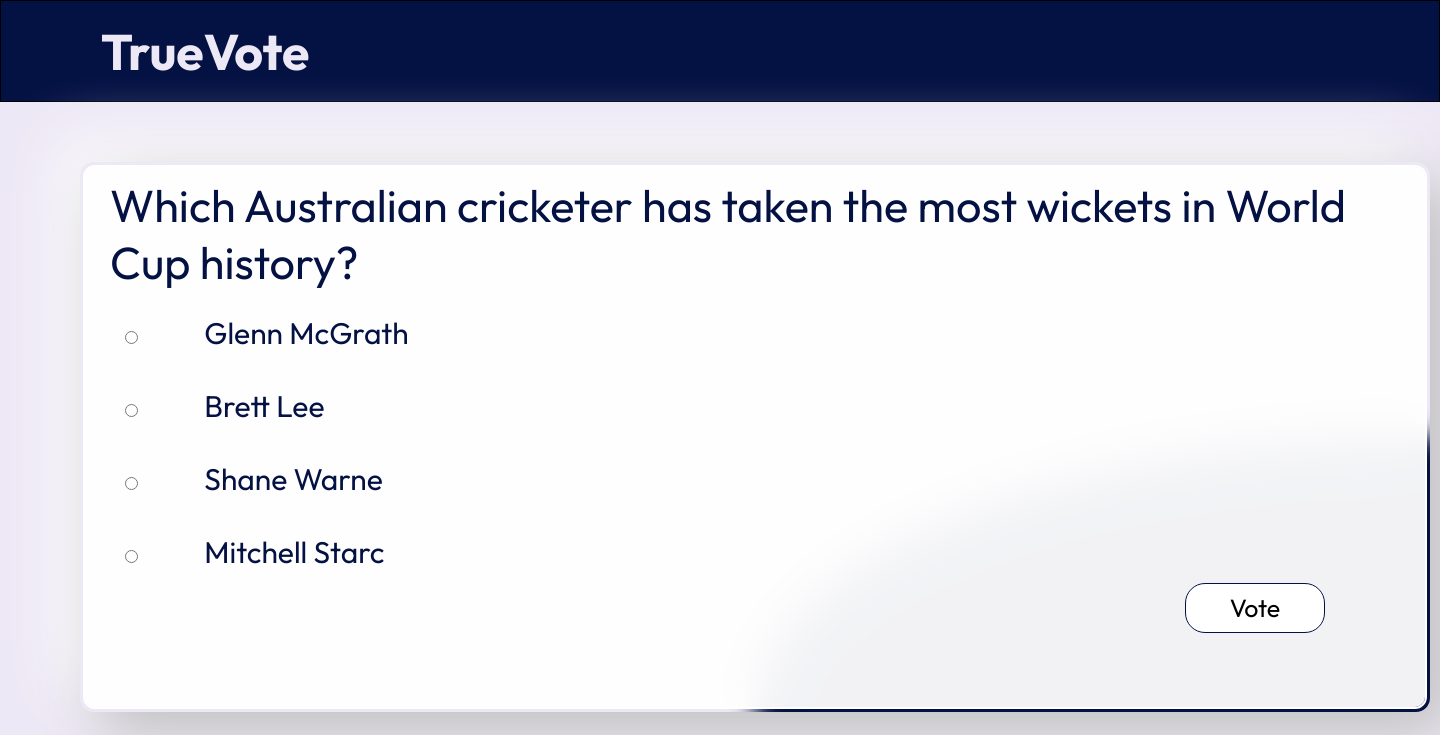
Page /polls/3/ on the committed database.
### polls/models.py (models this page shows, shortened)
class Question(models.Model):
    question_text=models.CharField(max_length=200)
    pub_date=models.DateTimeField("Date Published")

class Choice(models.Model):
    question=models.ForeignKey(Question,on_delete=models.CASCADE)
    choice_text=models.CharField(max_length=200)
    votes=models.IntegerField(default=0)

### polls/views.py (the view)
# urls.py: path("<int:pk>/", views.DetailView.as_view(), name="detail"),
class DetailView(generic.DetailView):
    model = Question
    template_name = "polls/detail.html"
    def get_queryset(self):
        return Question.objects.filter(pub_date__lte=timezone.now())

### polls/templates/polls/detail.html (shortened to what this page needs)
{% load static %}
<link rel="stylesheet" href="{% static 'polls/style.css' %}">
<h1 class="topstart">TrueVote</h1>
<form action="{% url 'polls:vote' question.id %}" method="post">
    <div class="card">
        <div class="bg">
            <h2 class="ques">{{ question.question_text }}</h2>
            {% for choice in question.choice_set.all %}
                <input class="ins1" type="radio" name="choice" id="choice{{ forloop.counter }}" value="{{ choice.id }}">
                <label class="ins2" for="choice{{ forloop.counter }}">{{ choice.choice_text }}</label><br>
            {% endfor %}
            <input class="ins3" type="submit" value="Vote">
        </div>
    </div>
    </form>

### polls/static/polls/style.css (style rules this page uses)
* { margin:0; padding:0; text-decoration: none; font-family: "Outfit", sans-serif; }
.topstart { border: 1px solid black; width: auto; height: 100px; background-color:#041143; color: #EDE8F5; padding-left: 100px; display: flex; align-items: center; transition: 1s; font-size: 50px; }
.ques { font-weight: 400; padding-left: 25px; margin-top: 10px; }
.card { margin: 60px 40px 40px 80px; position: relative; width: 1350px; height: 550px; border-radius: 14px; z-index: 1111; overflow: hidden; display: flex; flex-direction: column; align-items: center; justify-content: center; box-shadow: 20px 20px 60px #bebebe, -20px -20px 60px #ffffff; ; }
.bg { position: absolute; top: 5px; left: 5px; width: 1340px; height:540px; z-index: 2; background: rgba(255, 255, 255, .95); backdrop-filter: blur(24px); border-radius: 10px; overflow: hidden; outline: 2px solid white; }
.ins2 , .ins1 { margin: 40px 20px 20px 40px; transition: 1s; }
.ins3 { position: relative; left: 1100px; width: 140px; height: 50px; border: 1px solid #041143; border-radius: 20px; background-color: white; font-size: 25px; transition: 1s; }

### rows in the picture
Question: question_text "Which Australian cricketer has taken the most wickets in World Cup history?"
Choice: choice_text "Glenn McGrath"
Choice: choice_text "Brett Lee"
Choice: choice_text "Shane Warne"
Choice: choice_text "Mitchell Starc"
